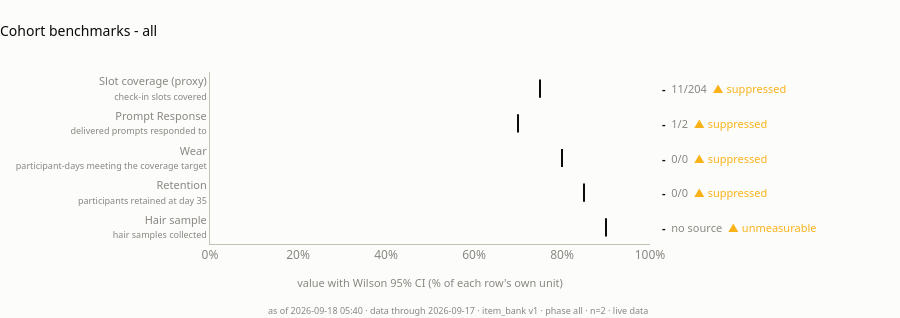

Notebook code for this chart:
### Markdown cell above
## 1A - Benchmark tiles

### Code cell
# Five benchmarks, one axis, dot-and-whisker with a target tick per row - the
# idiom a PI reads in papers. Colour now follows the INTERVAL, not the point
# estimate: green only when the CI clears the target, red only when it falls
# entirely below, amber when it spans the target and the question is still open.
# Units differ between rows, so each row label carries its own; the axis is
# "% of that row's unit", never five commensurable numbers.
# Today: wear is met (CI 0.95-0.99 above 0.80), prompt response is met
# (0.64-0.86 above 0.70), slot coverage is not met (0.46-0.51, entirely below
# 0.75), and retention and hair sample are undecided for want of a denominator.
plot_benchmark_forest(board)

### Figure 1 — Plotly figure (JSON) as saved in the notebook; plotly's stock layout.template omitted (floating-point values rounded to 4 significant figures)
{"data": [{"hovertemplate": "target 90%<extra></extra>", "marker": {"line": {"color": "#0b0b0b", "width": 2}, "size": 13, "symbol": "line-ns"}, "mode": "markers", "showlegend": false, "type": "scatter", "x": [0.9], "y": ["Hair sample<br><span style='font-size:9px;color:#898781'>hair samples collected</span>"]}, {"hovertemplate": "target 85%<extra></extra>", "marker": {"line": {"color": "#0b0b0b", "width": 2}, "size": 13, "symbol": "line-ns"}, "mode": "markers", "showlegend": false, "type": "scatter", "x": [0.85], "y": ["Retention<br><span style='font-size:9px;color:#898781'>participants retained at day 35</span>"]}, {"hovertemplate": "target 80%<extra></extra>", "marker": {"line": {"color": "#0b0b0b", "width": 2}, "size": 13, "symbol": "line-ns"}, "mode": "markers", "showlegend": false, "type": "scatter", "x": [0.8], "y": ["Wear<br><span style='font-size:9px;color:#898781'>participant-days meeting the coverage target</span>"]}, {"hovertemplate": "target 70%<extra></extra>", "marker": {"line": {"color": "#0b0b0b", "width": 2}, "size": 13, "symbol": "line-ns"}, "mode": "markers", "showlegend": false, "type": "scatter", "x": [0.7], "y": ["Prompt Response<br><span style='font-size:9px;color:#898781'>delivered prompts responded to</span>"]}, {"hovertemplate": "target 75%<extra></extra>", "marker": {"line": {"color": "#0b0b0b", "width": 2}, "size": 13, "symbol": "line-ns"}, "mode": "markers", "showlegend": false, "type": "scatter", "x": [0.75], "y": ["Slot coverage (proxy)<br><span style='font-size:9px;color:#898781'>check-in slots covered</span>"]}], "layout": {"annotations": [{"align": "left", "font": {"color": "#0b0b0b", "family": "system-ui, -apple-system, \"Segoe UI\", sans-serif", "size": 11}, "showarrow": false, "text": "<b>-</b>  <span style='color:#898781'>no source</span>  <span style='color:#fab219'>▲ unmeasurable</span>", "x": 1, "xanchor": "left", "xref": "paper", "xshift": 10, "y": "Hair sample<br><span style='font-size:9px;color:#898781'>hair samples collected</span>"}, {"align": "left", "font": {"color": "#0b0b0b", "family": "system-ui, -apple-system, \"Segoe UI\", sans-serif", "size": 11}, "showarrow": false, "text": "<b>-</b>  <span style='color:#898781'>0/0</span>  <span style='color:#fab219'>▲ suppressed</span>", "x": 1, "xanchor": "left", "xref": "paper", "xshift": 10, "y": "Retention<br><span style='font-size:9px;color:#898781'>participants retained at day 35</span>"}, {"align": "left", "font": {"color": "#0b0b0b", "family": "system-ui, -apple-system, \"Segoe UI\", sans-serif", "size": 11}, "showarrow": false, "text": "<b>-</b>  <span style='color:#898781'>0/0</span>  <span style='color:#fab219'>▲ suppressed</span>", "x": 1, "xanchor": "left", "xref": "paper", "xshift": 10, "y": "Wear<br><span style='font-size:9px;color:#898781'>participant-days meeting the coverage target</span>"}, {"align": "left", "font": {"color": "#0b0b0b", "family": "system-ui, -apple-system, \"Segoe UI\", sans-serif", "size": 11}, "showarrow": false, "text": "<b>-</b>  <span style='color:#898781'>1/2</span>  <span style='color:#fab219'>▲ suppressed</span>", "x": 1, "xanchor": "left", "xref": "paper", "xshift": 10, "y": "Prompt Response<br><span style='font-size:9px;color:#898781'>delivered prompts responded to</span>"}, {"align": "left", "font": {"color": "#0b0b0b", "family": "system-ui, -apple-system, \"Segoe UI\", sans-serif", "size": 11}, "showarrow": false, "text": "<b>-</b>  <span style='color:#898781'>11/204</span>  <span style='color:#fab219'>▲ suppressed</span>", "x": 1, "xanchor": "left", "xref": "paper", "xshift": 10, "y": "Slot coverage (proxy)<br><span style='font-size:9px;color:#898781'>check-in slots covered</span>"}, {"font": {"color": "#898781", "family": "system-ui, -apple-system, \"Segoe UI\", sans-serif", "size": 9}, "showarrow": false, "text": "as of 2026-09-18 05:40 · data through 2026-09-17 · item_bank v1 · phase all · n=2 · live data", "x": 1, "xanchor": "right", "xref": "paper", "y": 0, "yanchor": "top", "yref": "paper", "yshift": -58}], "font": {"color": "#52514e", "family": "system-ui, -apple-system, \"Segoe UI\", sans-serif", "size": 12}, "height": 318, "hoverlabel": {"bgcolor": "#fcfcfb", "font": {"color": "#0b0b0b", "family": "system-ui, -apple-system, \"Segoe UI\", sans-serif"}}, "margin": {"b": 74, "l": 210, "r": 250, "t": 72}, "paper_bgcolor": "#fcfcfb", "plot_bgcolor": "#fcfcfb", "showlegend": false, "title": {"font": {"color": "#0b0b0b", "size": 14}, "text": "Cohort benchmarks - all", "x": 0, "xanchor": "left"}, "xaxis": {"gridcolor": "#e1e0d9", "linecolor": "#c3c2b7", "range": [0, 1], "showgrid": false, "tickfont": {"color": "#898781"}, "tickformat": ".0%", "title": {"font": {"color": "#898781", "size": 11}, "text": "value with Wilson 95% CI (% of each row's own unit)"}, "zeroline": false}, "yaxis": {"categoryarray": ["Hair sample<br><span style='font-size:9px;color:#898781'>hair samples collected</span>", "Retention<br><span style='font-size:9px;color:#898781'>participants retained at day 35</span>", "Wear<br><span style='font-size:9px;color:#898781'>participant-days meeting the coverage target</span>", "Prompt Response<br><span style='font-size:9px;color:#898781'>delivered prompts responded to</span>", "Slot coverage (proxy)<br><span style='font-size:9px;color:#898781'>check-in slots covered</span>"], "categoryorder": "array", "linecolor": "#c3c2b7", "showgrid": false, "tickfont": {"color": "#898781", "size": 11}, "type": "category", "zeroline": false}}}
